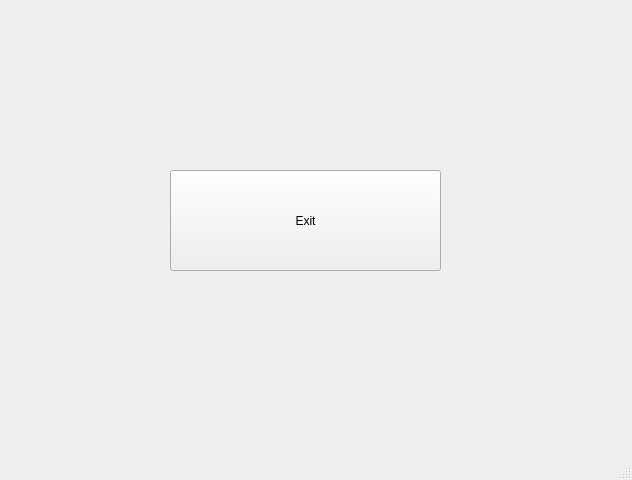
<?xml version="1.0" encoding="UTF-8"?>
<ui version="4.0">
 <class>MainWindow</class>
 <widget class="QMainWindow" name="MainWindow">
  <property name="geometry">
   <rect>
    <x>0</x>
    <y>0</y>
    <width>632</width>
    <height>480</height>
   </rect>
  </property>
  <property name="windowTitle">
   <string>MainWindow</string>
  </property>
  <widget class="QWidget" name="centralwidget">
   <widget class="QPushButton" name="btnExit">
    <property name="geometry">
     <rect>
      <x>170</x>
      <y>170</y>
      <width>271</width>
      <height>101</height>
     </rect>
    </property>
    <property name="text">
     <string>Exit</string>
    </property>
   </widget>
  </widget>
  <widget class="QMenuBar" name="menubar">
   <property name="geometry">
    <rect>
     <x>0</x>
     <y>0</y>
     <width>632</width>
     <height>21</height>
    </rect>
   </property>
  </widget>
  <widget class="QStatusBar" name="statusbar"/>
 </widget>
 <resources/>
 <connections/>
</ui>
